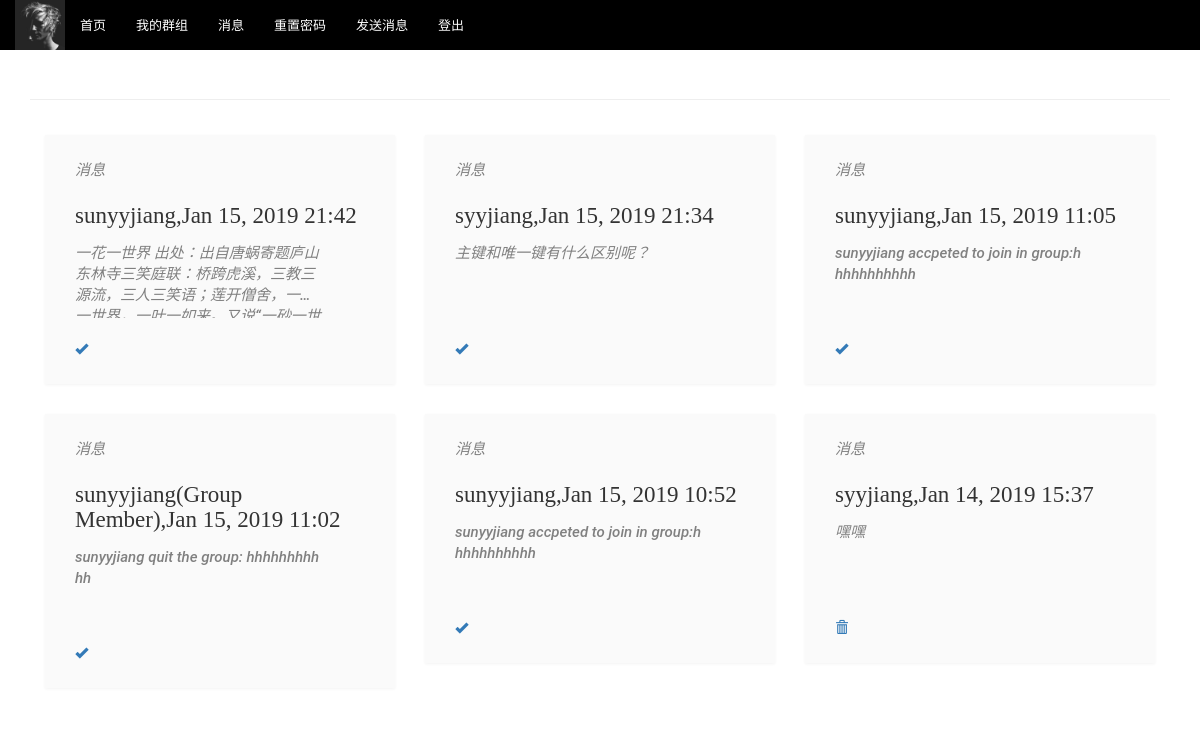
The page /users/notice/ (signed in) on the database its author committed.
### users/models.py (models this page shows, shortened)
class UserInfo(models.Model):
    GENDER_CHOICES = (
        (u'M', u'Male'),
        (u'F', u'Female'),
    )
    user = models.OneToOneField(User, on_delete = models.CASCADE)
    name = models.CharField(max_length = 20, default = "None")
    gender = models.CharField(max_length = 6, choices = GENDER_CHOICES, default = "Male")
    email = models.CharField(max_length = 40, default = "E@E.com")
    intro = models.CharField(max_length = 200, default = "laji")
    profile = ProcessedImageField(upload_to='user/img', default='user/img/default.jpg',
        processors=[ResizeToFill(500, 500)],  format='JPEG', options={'quality': 60})
    unread_count = models.IntegerField(default=0)

class Message(models.Model):
    sender = models.CharField(max_length = 20)
    text = models.CharField(max_length = 300)
    date_added = models.DateTimeField(auto_now_add = True)
    receiver = models.ForeignKey(User, on_delete = models.CASCADE)
    is_Read = models.BooleanField(default = False)

### users/views.py (the view)
# urls.py: path('notice/', views.notice, name = 'notice'),
@login_required
def notice(request):
    update_userInfo_unread_count(request.user)
    messages = Message.objects.filter(receiver = request.user).order_by('-date_added')
    invitations = Invitation.objects.filter(receiver=request.user).order_by('-date_added')
    context = {
        'messages': messages,
        'invitations': invitations
    }
    return render(request, 'users/notice.html', context)

### lenotes/templatetags/base.py (called while the page is built)
@register.filter
def getUnreadCount(user):
    try:
        info = UserInfo.objects.get(user=user)
    except ObjectDoesNotExist:
        return 0
    else:
        return info.unread_count

### users/views.py (called while the page is built)
def update_userInfo_unread_count(user):
    userinfo = UserInfo.objects.get(user=user)
    userinfo.unread_count = Message.objects.filter(receiver=user, is_Read=False).count() +\
        Invitation.objects.filter(receiver=user, is_Read=False).count()
    userinfo.save()

### users/templates/users/notice.html (shortened to what this page needs)
{% extends "lenotes/base.html" %}  {% block content %}
{% load static %}
<link rel="stylesheet" type="text/css" href="{% static 'css/homestyle.css' %}">
{% for message in messages %}
<article class="col-sm-4 post post-masonry post-format-image">
    <div class="post-wrapper row">
        <div class="post-excerpt row">
                <p>消息</p>
            <h3 class="post-title">{{ message.sender }},{{ message.date_added|date:'M d, Y H:i' }}</h3>
            <p class='my_content'>{{ message.text }}</p>
            {% ifequal message.is_Read False %}
            <a href="{% url 'users:read_message' message.id %}" title="标记已读">
                <span class="glyphicon glyphicon-ok" aria-hidden="true"></span>
            </a>
            {% else %}
            <a href="{% url 'users:del_message' message.id %}" title="删除">
                <span class="glyphicon glyphicon-trash" aria-hidden="true"></span>
            </a>
            {% endifequal %}
        </div>
    </div>
</article>
{% empty %}
<p>暂无消息</p>
{% endfor %}
</div>
{% endblock content %}

### lenotes/templates/lenotes/base.html (shortened to what this page needs)
{% load bootstrap3 %}{% load staticfiles %}{% load base %} {% load static %}
<!DOCTYPE html>
<html lang="en">
<head>
    {% bootstrap_css %} {% bootstrap_javascript %}
</head>
<body style = "background-color:rgba(255, 255, 255, 0)">
    <nav class="navbar navbar-default navbar-static-top" style = "background-color: black; border-color: black;">
        <div class="container" style = "background-color: black; border-color: black;">
            <div id="navbar" class="navbar-collapse collapse" style="width: 1070px height: 50px">
                {% if user.is_authenticated %}
                <div class="navbar-header">
                    <a href="{% url 'users:settings' %}">
                        <img style="width: 50px; height: 50px; "  src="/media/{{user.userinfo.profile}}" alt="" />
                    </a>
                </div>
                <ul class="nav navbar-nav">
                    <li><a href="{% url 'lenotes:index' %}" style = "color:white">首页</a></li>
                </ul>
                <ul class="nav navbar-nav">
                    <li><a href="{% url 'users:home' %}" style = "color:white">我的群组</a></li>
                </ul>
                <ul class="nav navbar-nav">
                    <li><a href="{% url 'users:notice' %}" style = "color:white">消息</a></li>
                </ul>
                <ul class="nav navbar-nav">
                    <li><a href="{% url 'users:reset_password' %}" style = "color:white">重置密码</a></li>
                </ul>
                <ul class="nav navbar-nav">
                    <li><a href="{% url 'users:send_message' %}" style = "color:white">发送消息</a></li>
                </ul>
                <ul class="nav navbar-nav">
                    <li><a href="{% url 'users:logout' %}" style = "color:white">登出</a></li>
                </ul>
                {% endif %}
            </div>
        </div>
    </nav>
    <div class="container" style = "background-color:rgba(255, 255, 255, 0.808)">
        <div class="page-header">
        </div>
        <div>
            {% block content %}{% endblock %}
        </div>
</body>
</html>

### users/static/css/homestyle.css (style rules this page uses)
html, body { font-size: 100%; background: #fff; }
p, body { margin: 0; }
h1, h2, h3, h4, h5, h6 { font-family: 'Comfortaa', cursive; margin: 0; }
ul, label { margin: 0; padding: 0; }
.my_content { overflow: hidden; text-overflow: ellipsis; display: -webkit-box; -webkit-box-orient: vertical; -webkit-line-clamp: 3; word-break: break-all; height: 75px; width: 250px }
body { background: #f5f4f4; font-size: 13px; }
a, .btn, button { text-decoration: none; outline: none; font-size: 13px; -webkit-transition: all 300ms linear 0s; transition: all 300ms linear 0s; }
.navbar-default { margin-bottom: 0; background: #f5f4f4; border: none; border-radius: 0; text-transform: uppercase; -webkit-transition: all 300ms linear 0s; transition: all 300ms linear 0s; }
.navbar-default .navbar-header { margin: 0; }
.navbar-default .container { padding: 0; }
.post { padding: 15px; }
.post .row { margin: 0; }
.post .post-excerpt { background: #fafafa; -webkit-box-shadow: 0 1px 3px 0 rgba(0, 0, 0, 0.05); box-shadow: 0 1px 3px 0 rgba(0, 0, 0, 0.05); padding: 25px 30px; -webkit-transition: all 300ms linear 0s; transition: all 300ms linear 0s; }
.post .post-wrapper { overflow: visible; }
.post-excerpt { position: relative; }
.post-excerpt p { font: 15px/21px "Muli", sans-serif; color: #808080; margin-bottom: 22px; }
.post-title { margin: 15px 0; }
.post-masonry .post-title { font-size: 23px; }
.post-masonry p { font: 500 italic 15px/21px "Roboto", sans-serif; }

### rows shown on the page
Message: sender "sunyyjiang", date_added "Jan 15, 2019 21:42"
Message: sender "syyjiang", date_added "Jan 15, 2019 21:34", text "主键和唯一键有什么区别呢？"
Message: sender "sunyyjiang", date_added "Jan 15, 2019 11:05", text "sunyyjiang accpeted to join in group:hhhhhhhhhhh"
Message: sender "sunyyjiang(Group Member)", date_added "Jan 15, 2019 11:02", text "sunyyjiang quit the group: hhhhhhhhhhh"
Message: sender "sunyyjiang", date_added "Jan 15, 2019 10:52", text "sunyyjiang accpeted to join in group:hhhhhhhhhhh"
Message: sender "syyjiang", date_added "Jan 14, 2019 15:37", text "嘿嘿"
